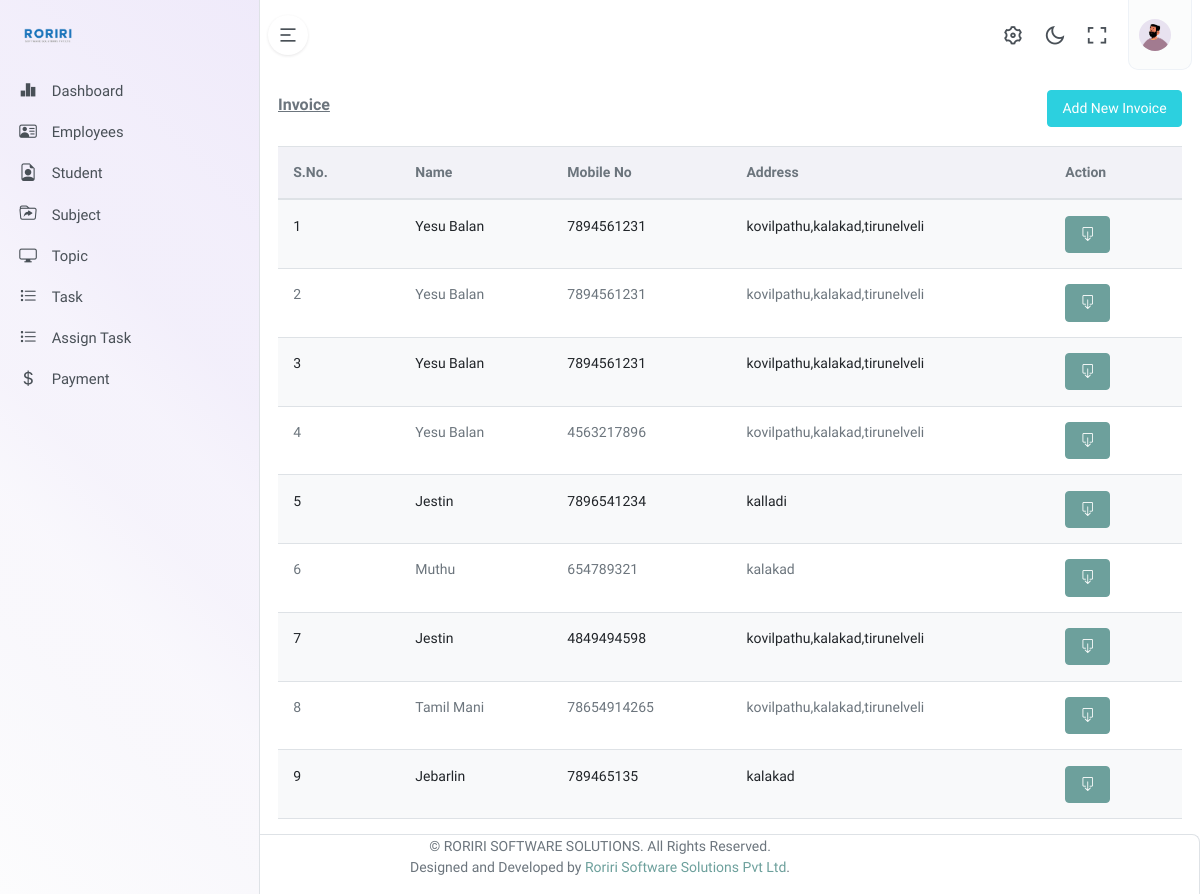
The app's page /invoice.php with its own data.
### tables this page shows
CREATE TABLE `invoice` (
  `inv_id` int(11) NOT NULL,
  `entity_id` int(11) NOT NULL,
  `invoice_dateile` longtext NOT NULL CHECK (json_valid(`invoice_dateile`))
);

### invoice.php (the view, shortened to what this page needs)
<?php
include "db/dbConnection.php";
?>
<!DOCTYPE html>
<html lang="en">
<?php include "head.php"?>
<body>
    <div class="wrapper">
        <?php include("top.php") ?>
        <div class="leftside-menu">
        <?php include("left.php"); ?>
        </div>
        <div class="content-page">
            <div class="content">
                <div class="container-fluid">
                    <div class="row">
                        <div class="col-12">
                            <div class="bg-flower-2">
                                <img src="assets/images/flowers/img-1.png">
                            </div>
                            <div class="page-title-box">
                                <div class="page-title-right">
                                    <div class="d-flex flex-wrap gap-2">
                                        <button type="button" id="addClientBtn" class="btn btn-info" data-bs-toggle="modal" data-bs-target="#collegeStoreModal">
                                            Add New Invoice
                                        </button>
                                    </div>
                                </div>
                                <h4 class="page-title">Invoice</h4>
                            </div>
                        </div>
                    </div>
             <table class="table table-hover js-basic-example dataTable table-striped table_custom border-style spacing5" id="clientTable">
                    <thead>
                        <tr class="bg-light">
                                    <th scope="col-1">S.No.</th>
                                    <th scope="col">Name</th>
                                    <th scope="col">Mobile No</th>
                                    <th scope="col">Address</th>
                                    <th scope="col">Action</th>
                      </tr>
                    </thead>
                    <tbody>
            <tr>
                <?php
             $select_sql="SELECT * FROM invoice WHERE entity_id=3";
             $result = $conn->query($select_sql);
             if ($result->num_rows > 0) {
                $i = 1;
                while($row = $result->fetch_assoc()) {
                    $id = $row["inv_id"];
                    $formData = json_decode($row["invoice_dateile"], true);
             ?>
                <td><?php echo $i ; $i++ ; ?></td>
                <td><?php echo $formData["Name"]; ?></td>
                <td><?php echo $formData["MobileNo"]; ?></td>
                <td><?php echo $formData["Address"]; ?></td>
                <td><button class="btn btn-primary" onclick="gotoDetailExpense(<?php echo $id ?>)"><i class="bi bi-box-arrow-down"></i></button></td>
            </tr>
      <?php  }
            } else {
                echo "0 results";
            } ?>
        </tbody>
                  </table>
                            </div>
                        </div>
                    </div>
                </div>
            <?php include("footer.php") ?>
    <link rel="stylesheet" href="https://cdnjs.cloudflare.com/ajax/libs/bootstrap-icons/1.8.1/font/bootstrap-icons.min.css">
</body>
</html>

### records on screen
invoice: invoice_dateile "Yesu Balan", invoice_dateile "7894561231", invoice_dateile "kovilpathu,kalakad,tirunelveli"
invoice: invoice_dateile "Yesu Balan", invoice_dateile "7894561231", invoice_dateile "kovilpathu,kalakad,tirunelveli"
invoice: invoice_dateile "Yesu Balan", invoice_dateile "7894561231", invoice_dateile "kovilpathu,kalakad,tirunelveli"
invoice: invoice_dateile "Yesu Balan", invoice_dateile "4563217896", invoice_dateile "kovilpathu,kalakad,tirunelveli"
invoice: invoice_dateile "Jestin", invoice_dateile "7896541234", invoice_dateile "kalladi"
invoice: invoice_dateile "Muthu", invoice_dateile "654789321", invoice_dateile "kalakad"
invoice: invoice_dateile "Jestin", invoice_dateile "4849494598", invoice_dateile "kovilpathu,kalakad,tirunelveli"
invoice: invoice_dateile "Tamil Mani", invoice_dateile "78654914265", invoice_dateile "kovilpathu,kalakad,tirunelveli"
invoice: invoice_dateile "Jebarlin", invoice_dateile "789465135", invoice_dateile "kalakad"
